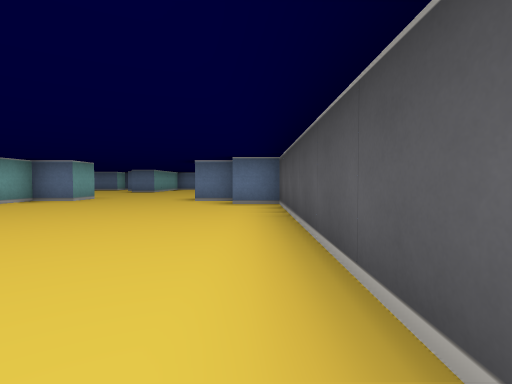
[1] (above)

19 first-person views from a walk through a cub3D level. The camera is about half as high as the walls, tilts 2° down and sees 80° across. The floor is counted in squares. Each view is taken from the middle of a square. On the plan, view 1 faces up. The plan holds only what a view shows up to about 9 squares ahead; the rest is blank.

[2]
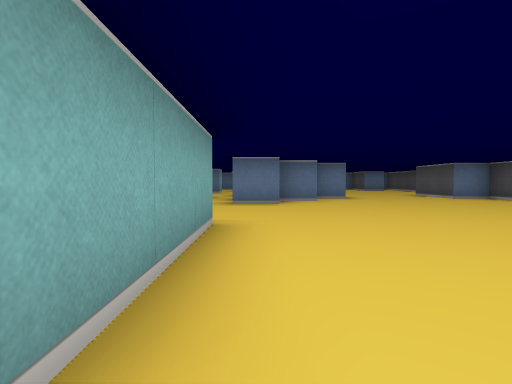

[3]
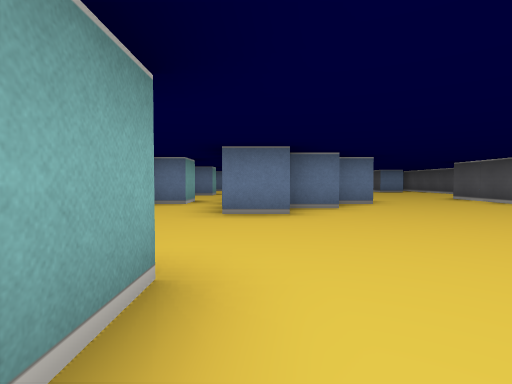

[4]
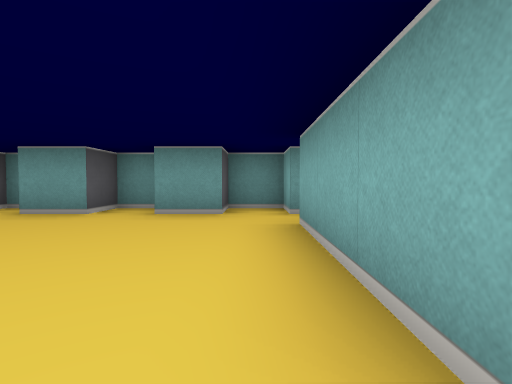

[5]
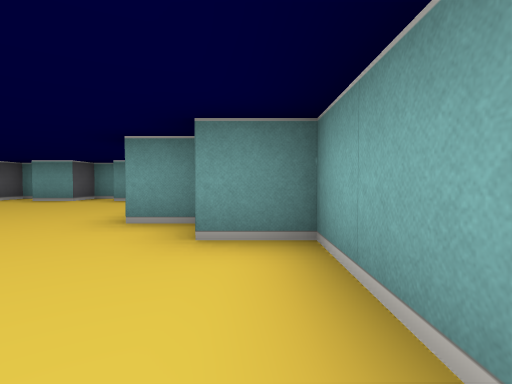

[6]
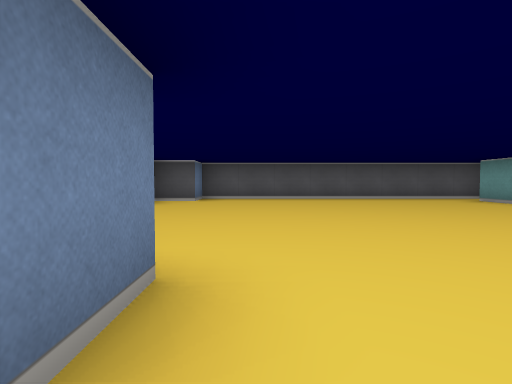

[7]
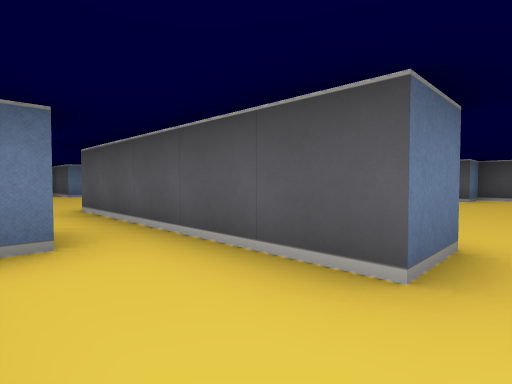

[8]
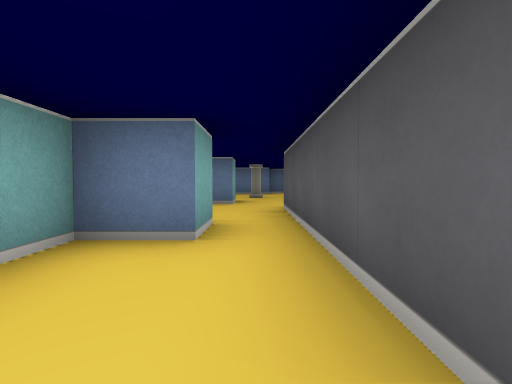

[9]
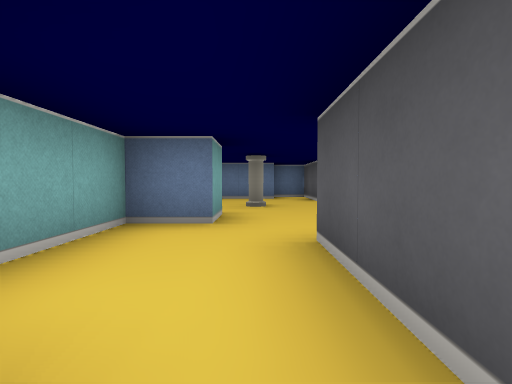

[10]
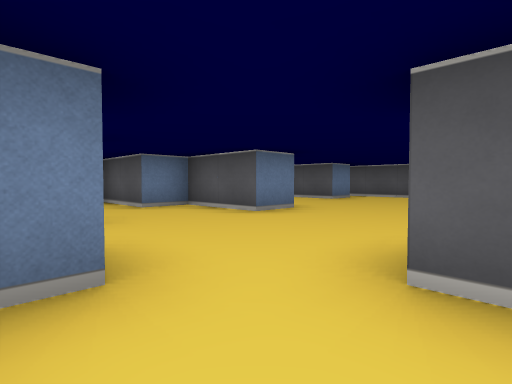

[11]
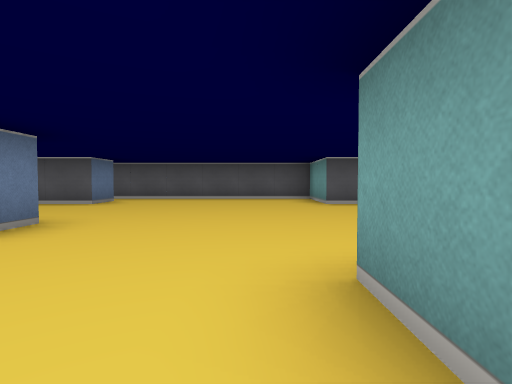

[12]
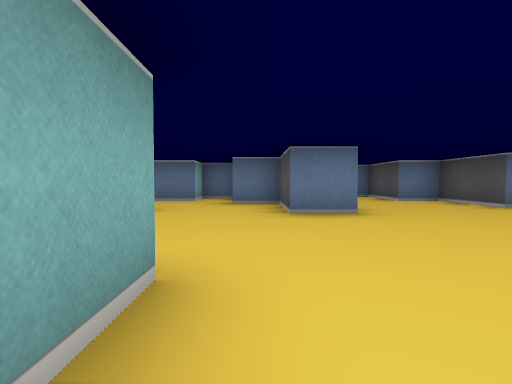

[13]
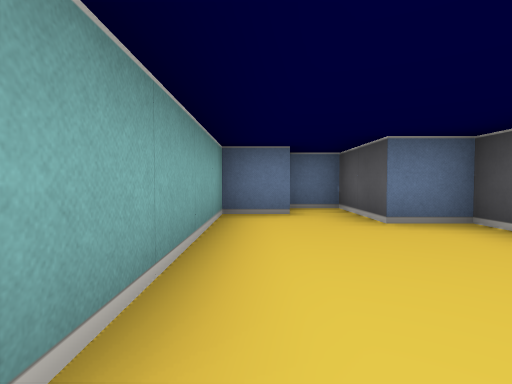

[14]
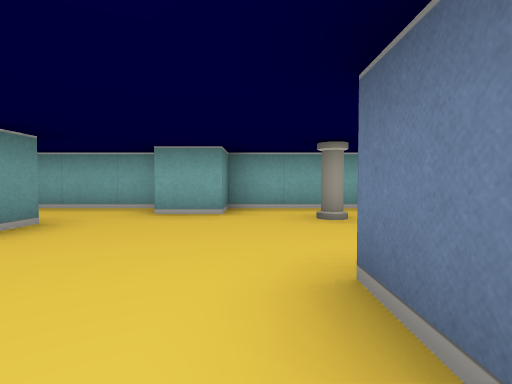

[15]
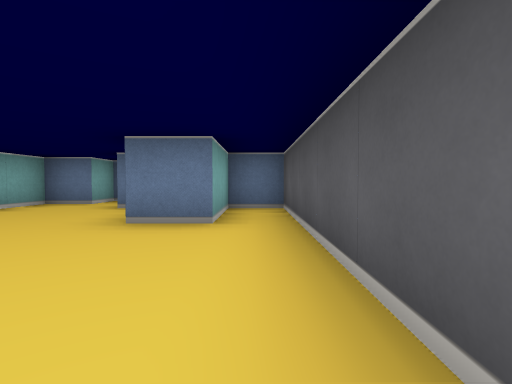

[16]
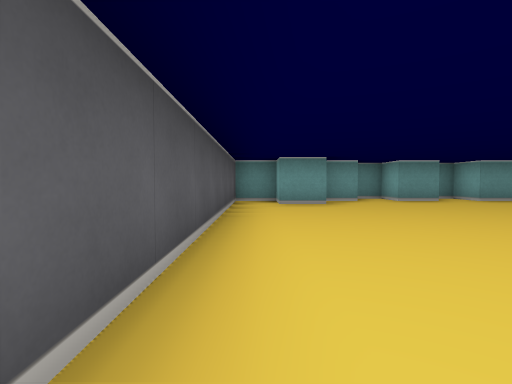

[17]
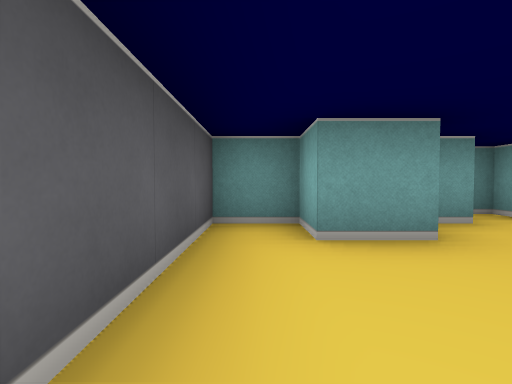

[18]
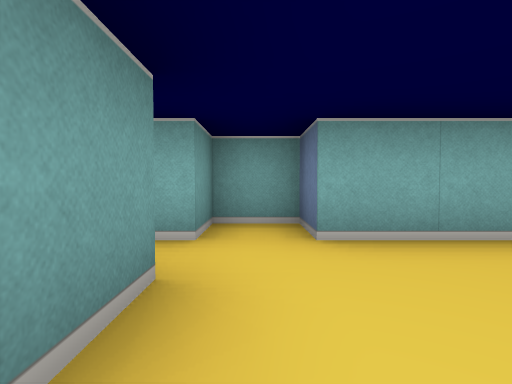

[19]
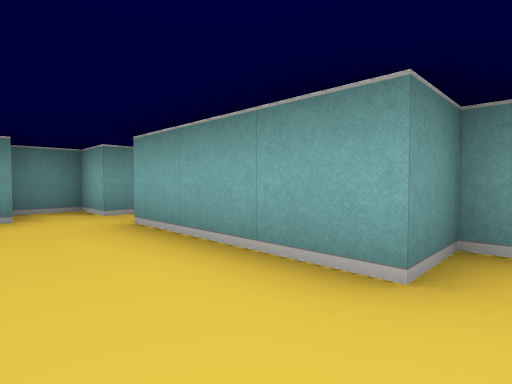

### Floor plan
Points are (right, up) in squares from view 1. A wall is a line through its corners. A room is listed if a view was taken in it or the views show most of it. See-through windows are left out.
Room 1 (views 1, 2, 3, 4, 5, 6, 7, 8, 9, 10, 11, 12, 13, 14, 15, 16, 17, 18, 19)
walls: (-4.5, 8.5) (-4.5, 7.5) (-5.5, 7.5) (-5.5, 6.5) (-6.5, 6.5); (-6.4, 5.5) (-7.5, 5.5) (-7.5, 10.5) (-6.5, 10.5) (-6.5, 9.5); (-8.5, 8.5) (-8.5, 7.5) (-9.5, 7.5) (-9.5, 3.5) (-8.5, 3.5); (-8.6, 2.5) (-7.5, 2.5) (-7.5, -0.5) (-8.5, -0.5) (-8.5, -1.5) (-7.5, -1.5) (-7.5, -2.5) (-6.5, -2.5) (-6.5, -1.5) (-5.5, -1.5) (-5.5, -2.5) (-4.5, -2.5) (-4.5, -1.5) (-3.5, -1.5) (-3.5, -2.5) (-2.5, -2.5) (-2.5, -1.5) (-1.8, -1.5); (-9.5, 14.9) (-9.5, 12.5) (-8.5, 12.5) (-8.5, 11.5) (-9.5, 11.5) (-9.5, 9); (-1.6, -0.5) (-0.5, -0.5) (-0.5, -1.5) (0.5, -1.5) (0.5, 6.5) (-0.5, 6.5) (-0.5, 7.5) (-1.5, 7.5) (-1.5, 9.5) (0.5, 9.5) (0.5, 16.5) (-0.5, 16.5) (-0.5, 14.5) (-1.5, 14.5) (-1.5, 16.5) (-2.5, 16.5) (-2.5, 18.5) (-3.5, 18.5) (-3.5, 17.5) (-4.5, 17.5) (-4.5, 13.5) (-5.5, 13.5) (-5.5, 15.5) (-6.5, 15.5) (-6.5, 17.5) (-7.5, 17.5) (-7.5, 16.5) (-9, 16.5)
objects: pillar (-8, 14)

Positions as (right, up) in squares from view 1, and headings:
1: (0, 0), facing up
2: (-7, -1), facing up
3: (-7, 1), facing up
4: (-7, 3), facing down
5: (-9, 6), facing down
6: (-8, 5), facing right
7: (-9, 5), facing up-right
8: (-8, 5), facing up
9: (-8, 8), facing up
10: (-9, 10), facing up-right
11: (-8, 11), facing right
12: (-6, 9), facing up
13: (-4, 13), facing up
14: (-4, 13), facing left
15: (0, 11), facing up
16: (0, 6), facing down
17: (0, 2), facing down
18: (-5, -1), facing left
19: (-6, 3), facing down-left
